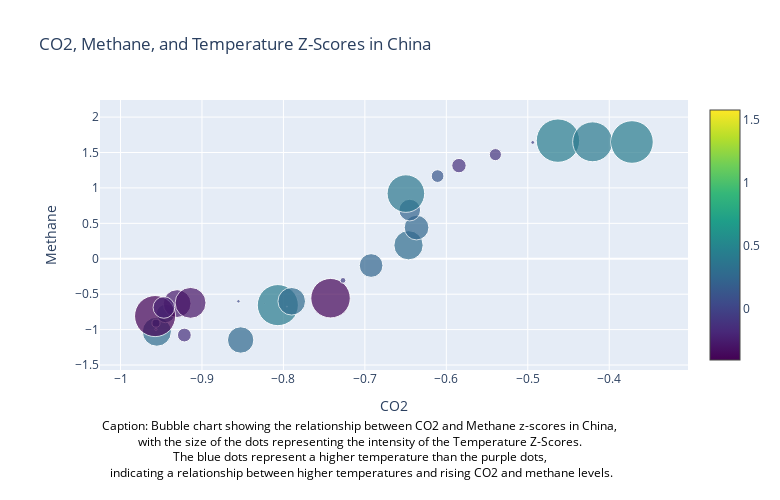

The cell this chart's notebook holds for it:
### Code cell
trace = go.Scatter(
    x=co2_china['z-score'],
    y=methane_china['z-score'],
    mode='markers',
    marker=dict(
        size=abs(temperature_china['Temperature']) * 10,
        sizemode='diameter',
        sizeref=0.1,
        color=temperature_china['Temperature'],
        colorscale='Viridis',
        showscale=True,
        cmin=temperature_china['Temperature'].min(),
        cmax=temperature_china['Temperature'].max()
    ),
    text=co2_china['z-score'],
    hovertemplate=
    '<b>CO2: %{x}</b><br>'+
    '<b>Methane: %{y}</b><br>'+
    '<b>Temperature Z-Score: %{marker.size}</b><br>',
)

layout = go.Layout(
    title='CO2, Methane, and Temperature Z-Scores in China',
    xaxis=dict(title='CO2'),
    yaxis=dict(title='Methane'),
    hovermode='closest',
    margin=dict(
        l=100,
        r=80,
        t=100,
        b=130 
    )
)

fig = go.Figure(data=[trace], layout=layout)

fig.update_layout(
    annotations=[
        dict(
            text='Caption: Bubble chart showing the relationship between CO2 and Methane z-scores in China, <br>'+ 
            'with the size of the dots representing the intensity of the Temperature Z-Scores. <br>'+
            'The blue dots represent a higher temperature than the purple dots, <br>'+
            'indicating a relationship between higher temperatures and rising CO2 and methane levels.',
            xref='paper',
            yref='paper',
            x=0,
            y=-0.42,
            showarrow=False,
            font=dict(
                size=12,
                color='black'
            )
        )
    ],
    height=500, 
    width=780  
)


fig.show()

### Figure 1 — Plotly figure (JSON) as saved in the notebook; plotly's stock layout.template omitted (floating-point values rounded to 4 significant figures)
{"data": [{"hovertemplate": "<b>CO2: %{x}</b><br><b>Methane: %{y}</b><br><b>Temperature Z-Score: %{marker.size}</b><br>", "marker": {"cmax": 1.579, "cmin": -0.411, "color": [0.264, -0.138, 0.291, -0.021, 0.081, 0.185, -0.278, -0.411, -0.216, -0.309, 0.035, 0.013, 0.411, -0.01, 0.276, -0.395, -0.058, 0.237, 0.293, 0.247, 0.217, 0.376, 0.127, -0.144, -0.121, -0.038, 0.434, 0.399, 0.426, 0.847, 0.514, 0.122, 0.273, 0.725, 0.567, 0.2, 0.728, 1.269, 1.228, 0.573, 1.037, 1.132, 0.823, 1.111, 1.049, 1.228, 1.531, 1.088, 1.333, 0.961, 0.788, 0.626, 1.082, 1.069, 1.286, 1.321, 1.579, 1.389, 1.423], "colorscale": [[0, "#440154"], [0.1111, "#482878"], [0.2222, "#3e4989"], [0.3333, "#31688e"], [0.4444, "#26828e"], [0.5556, "#1f9e89"], [0.6667, "#35b779"], [0.7778, "#6ece58"], [0.8889, "#b5de2b"], [1, "#fde725"]], "showscale": true, "size": [2.64, 1.38, 2.91, 0.21, 0.81, 1.85, 2.78, 4.11, 2.16, 3.09, 0.35, 0.13, 4.11, 0.1, 2.76, 3.95, 0.58, 2.37, 2.93, 2.47, 2.17, 3.76, 1.27, 1.44, 1.21, 0.38, 4.34, 3.99, 4.26, 8.47, 5.14, 1.22, 2.73, 7.25, 5.67, 2, 7.28, 12.69, 12.28, 5.73, 10.37, 11.32, 8.23, 11.11, 10.49, 12.28, 15.31, 10.88, 13.33, 9.61, 7.88, 6.26, 10.82, 10.69, 12.86, 13.21, 15.79, 13.89, 14.23], "sizemode": "diameter", "sizeref": 0.1}, "mode": "markers", "text": [-0.8525, -0.9216, -0.9554, -0.9565, -0.9564, -0.9446, -0.9305, -0.9576, -0.9468, -0.914, -0.8552, -0.8235, -0.8069, -0.7957, -0.7898, -0.7422, -0.7269, -0.6923, -0.6464, -0.6365, -0.6449, -0.6497, -0.6107, -0.5845, -0.5398, -0.4939, -0.4629, -0.4204, -0.3721, -0.3603, -0.4314, -0.3924, -0.3573, -0.2886, -0.2517, -0.1546, -0.1601, -0.1409, -0.11, -0.135, -0.07663, -0.02143, 0.06353, 0.2467, 0.4611, 0.6727, 0.858, 1.026, 1.088, 1.246, 1.474, 1.718, 1.797, 1.931, 1.937, 1.893, 1.897, 1.964, 2.087, 2.149], "type": "scatter", "x": [-0.8525, -0.9216, -0.9554, -0.9565, -0.9564, -0.9446, -0.9305, -0.9576, -0.9468, -0.914, -0.8552, -0.8235, -0.8069, -0.7957, -0.7898, -0.7422, -0.7269, -0.6923, -0.6464, -0.6365, -0.6449, -0.6497, -0.6107, -0.5845, -0.5398, -0.4939, -0.4629, -0.4204, -0.3721, -0.3603, -0.4314, -0.3924, -0.3573, -0.2886, -0.2517, -0.1546, -0.1601, -0.1409, -0.11, -0.135, -0.07663, -0.02143, 0.06353, 0.2467, 0.4611, 0.6727, 0.858, 1.026, 1.088, 1.246, 1.474, 1.718, 1.797, 1.931, 1.937, 1.893, 1.897, 1.964, 2.087, 2.149], "y": [-1.147, -1.077, -1.029, -0.9969, -0.9084, -0.7721, -0.6323, -0.809, -0.6875, -0.6223, -0.6007, -0.6306, -0.6542, -0.6761, -0.6002, -0.5564, -0.3052, -0.09513, 0.1909, 0.4402, 0.6871, 0.9201, 1.167, 1.315, 1.47, 1.642, 1.668, 1.651, 1.648]}], "layout": {"annotations": [{"font": {"color": "black", "size": 12}, "showarrow": false, "text": "Caption: Bubble chart showing the relationship between CO2 and Methane z-scores in China, <br>with the size of the dots representing the intensity of the Temperature Z-Scores. <br>The blue dots represent a higher temperature than the purple dots, <br>indicating a relationship between higher temperatures and rising CO2 and methane levels.", "x": 0, "xref": "paper", "y": -0.42, "yref": "paper"}], "height": 500, "hovermode": "closest", "margin": {"b": 130, "l": 100, "r": 80, "t": 100}, "title": {"text": "CO2, Methane, and Temperature Z-Scores in China"}, "width": 780, "xaxis": {"title": {"text": "CO2"}}, "yaxis": {"title": {"text": "Methane"}}}}
